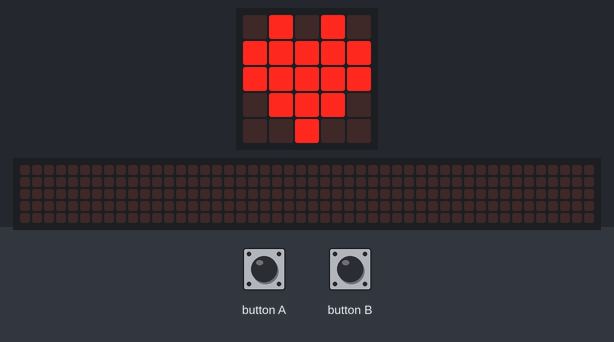
Simulated run of this program. Board: BBC micro:bit (MakeCode). On the bench: the board's 5×5 LED display, a strip that is not on the board, showing the scrolling text unrolled. The inputs (shaded band) are chosen by the test bench. The 48×5 strip is a reading aid, not a part: it shows the text the display is scrolling, unrolled, one strip-width of it at a time.

Above: at 1.8 s.
1.9 s: button A pressed for 0.15 s
At 2.12 s:
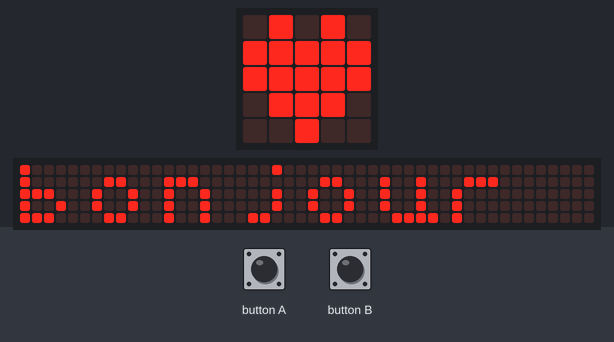
At 10.4 s:
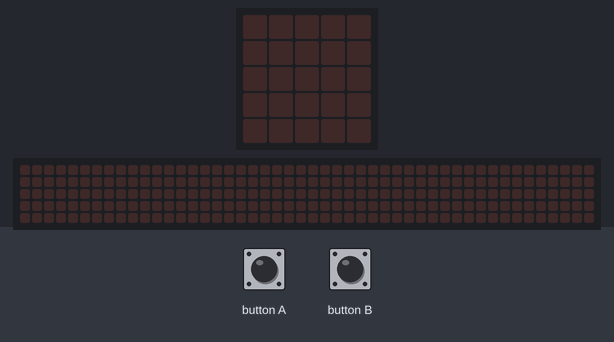
Timing chart, 0 to 10.7 s (numbered marks = the images above; inputs shaded):
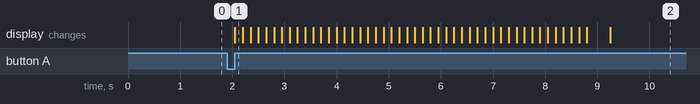

Measured:
- after the input at 1.9 s, the display: changes after 0.15 s (image 1)

The program:

main.ts
```typescript
input.onButtonPressed(Button.A, function on_button_pressed_a() {
    basic.showString("bonjour")
})
input.onButtonPressed(Button.B, function on_button_pressed_b() {
    basic.showLeds(`
        . . . . .
        . # . # .
        . # . # .
        . . . . .
        . # # # .
        `)
})
input.onGesture(Gesture.Shake, function on_gesture_shake() {
    basic.showIcon(IconNames.Yes)
})
basic.showIcon(IconNames.Heart)
```

test.ts
```typescript
// les tests vont ici ; cela ne sera pas compilé si ce paquet est utilisé en tant qu'extension.
```
